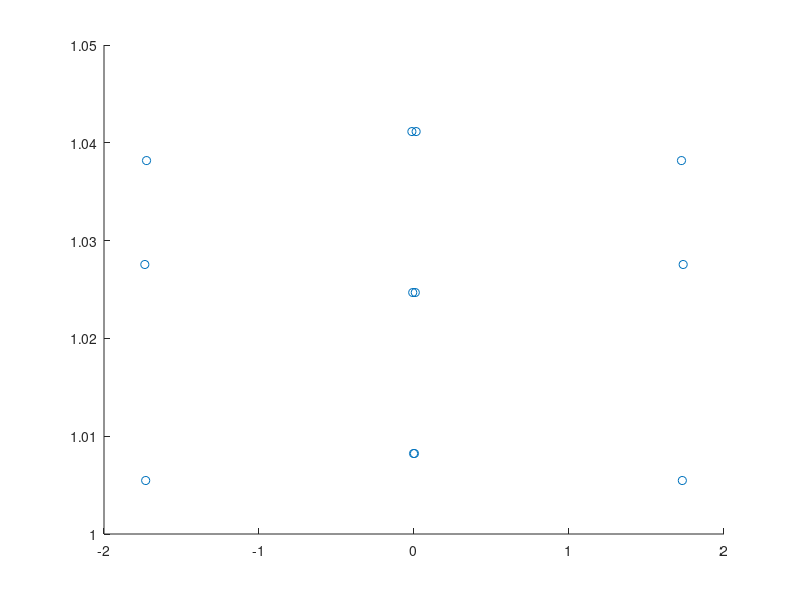

Write the MATLAB code that produced this figure.
% ===== C Ó D I G O    D E S A R R O L L A D O   E N   S E C I Ó N   3.1 =====
% ----------------------------------------------------------------------------
% El uso de F5 corre todo el código del tirón.
% El uso de F10 corre línea a línea de manera pausada, lo que permite analizar más su comportamiento.

% ===== P R I M E R A   I T E R A C I Ó N =====
%  ---------------------------------------------

% ===== PRIMERA PARTE. =====
% --------------------------
f1=@(x) 1+abs(x.^3 - 3*x);      % Definicion de la funcion.
x_0=-2; lado=4; n=3;            % Inicializacion de datos.

lado=lado/n;
for i=1:n                       % Bucle para generar representantes.
	representantes(i) = x_0 + (i-1)*lado;
end
num_repr=length(representantes);
imagenes = f1(representantes);
minimo=min(imagenes);

plot([representantes; representantes+lado], [imagenes; imagenes], 'Color', 'blue')


% ===== SEGUNDA PARTE. =====
% --------------------------
L=9; cte_compa=L*lado;           % sqrt(1)=1 y el factor lado ya incluye la cte de division.
for i=num_repr:-1:1              % Bucle aplicando el criterio de eliminacion.
	if (imagenes(i)-minimo) > cte_compa
		representantes(i)=[];
		imagenes(i)=[];
	end
end
num_repr=length(representantes);
plot([representantes; representantes+lado], [imagenes; imagenes], 'Color', 'blue')




% ===== S E G U N D A   I T E R A C I Ó N. =====
%  ----------------------------------------------

lado=lado/n;
aux_repr=[];
for i=1:length(representantes)
	for k=1:n
		aux_repr((i-1)*n+k)=representantes(i)+(k-1)*lado;
	end
end
representantes=aux_repr;
num_repr=length(representantes);
imagenes = f1(representantes);
minimo=min(imagenes);

plot([representantes; representantes+lado], [imagenes; imagenes], 'Color', 'blue')

cte_compa=cte_compa/n;
for i=num_repr:-1:1 % Bucle aplicando el criterio de eliminacion.
	if (imagenes(i)-minimo) > cte_compa
		representantes(i)=[];
		imagenes(i)=[];
	end
end
num_repr=length(representantes);
plot([representantes; representantes+lado], [imagenes; imagenes], 'Color', 'blue')





% ===== T E R C E R A   I T E R A C I Ó N. =====
%  ---------------------------------------------

lado=lado/n;
aux_repr=[];
for i=1:length(representantes)
	for k=1:n
		aux_repr((i-1)*n+k)=representantes(i)+(k-1)*lado;
	end
end
representantes=aux_repr;
num_repr=length(representantes);
imagenes = f1(representantes);
minimo=min(imagenes);

plot([representantes; representantes+lado], [imagenes; imagenes], 'Color', 'blue')

cte_compa=cte_compa/n;
for i=num_repr:-1:1 % Bucle aplicando el criterio de eliminacion.
	if (imagenes(i)-minimo) > cte_compa
		representantes(i)=[];
		imagenes(i)=[];
	end
end
num_repr=length(representantes);
plot([representantes; representantes+lado], [imagenes; imagenes], 'Color', 'blue')




% ===== C U A R T A   I T E R A C I Ó N. =====
%  -------------------------------------------

lado=lado/n;
aux_repr=[];
for i=1:length(representantes)
	for k=1:n
		aux_repr((i-1)*n+k)=representantes(i)+(k-1)*lado;
	end
end
representantes=aux_repr;
num_repr=length(representantes);
imagenes = f1(representantes);
minimo=min(imagenes);

plot([representantes; representantes+lado], [imagenes; imagenes], 'Color', 'blue')

cte_compa=cte_compa/n;
for i=num_repr:-1:1 % Bucle aplicando el criterio de eliminacion.
	if (imagenes(i)-minimo) > cte_compa
		representantes(i)=[];
		imagenes(i)=[];
	end
end
num_repr=length(representantes);
plot([representantes; representantes+lado], [imagenes; imagenes], 'Color', 'blue')




% ===== Q U I N T A   I T E R A C I Ó N. =====
%  -------------------------------------------

lado=lado/n;
aux_repr=[];
for i=1:length(representantes)
	for k=1:n
		aux_repr((i-1)*n+k)=representantes(i)+(k-1)*lado;
	end
end
representantes=aux_repr;
num_repr=length(representantes);
imagenes = f1(representantes);
minimo=min(imagenes);

scatter(representantes, imagenes, 'blue')

cte_compa=cte_compa/n;
for i=num_repr:-1:1 % Bucle aplicando el criterio de eliminacion.
	if (imagenes(i)-minimo) > cte_compa
		representantes(i)=[];
		imagenes(i)=[];
	end
end
num_repr=length(representantes);
scatter(representantes, imagenes, 'blue')





% ===== S E X T A   I T E R A C I Ó N. =====
%  -----------------------------------------

lado=lado/n;
aux_repr=[];
for i=1:length(representantes)
	for k=1:n
		aux_repr((i-1)*n+k)=representantes(i)+(k-1)*lado;
	end
end
representantes=aux_repr;
num_repr=length(representantes);
imagenes = f1(representantes);
minimo=min(imagenes);

scatter(representantes, imagenes, 'blue')

cte_compa=cte_compa/n;
for i=num_repr:-1:1 % Bucle aplicando el criterio de eliminacion.
	if (imagenes(i)-minimo) > cte_compa
		representantes(i)=[];
		imagenes(i)=[];
	end
end
num_repr=length(representantes);
scatter(representantes, imagenes, 'blue')




% Aumentar el número de iteraciones requiere la copia manual de la segunda
% iteración. Desde la línea 43 hasta la línea 65.
